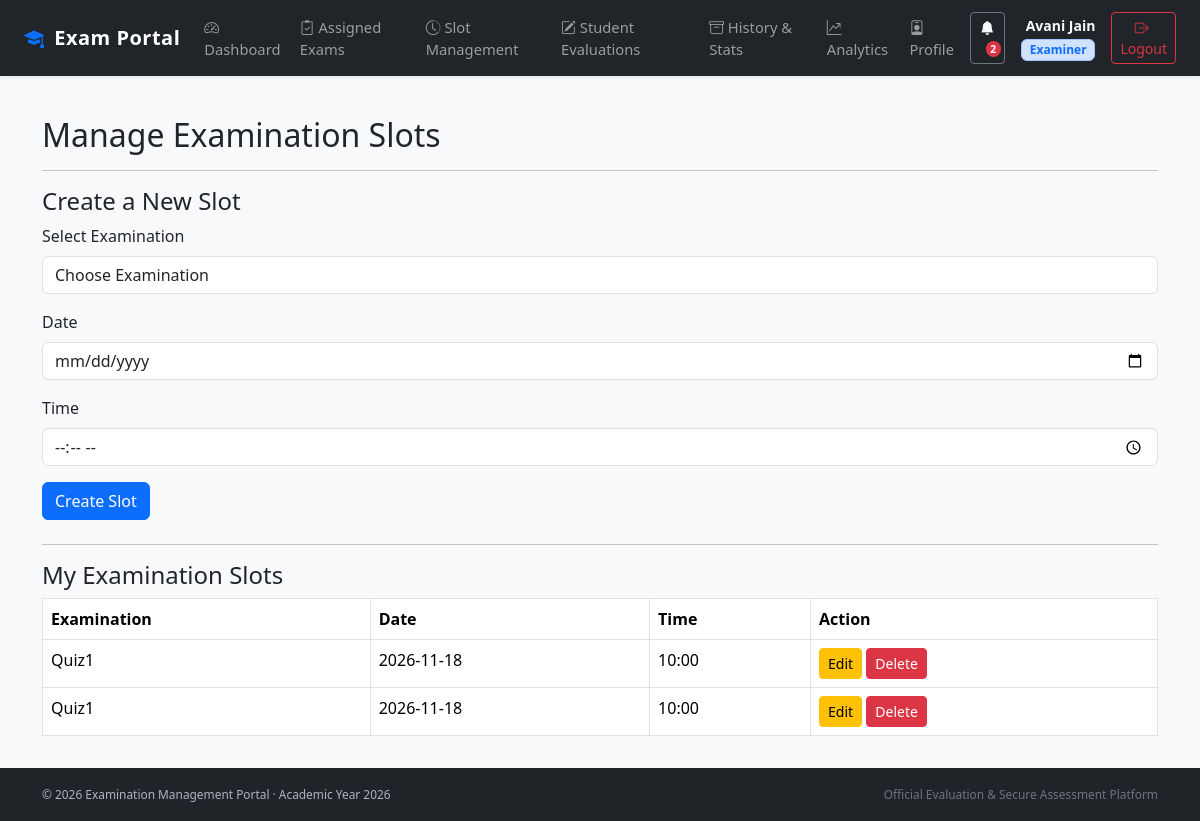
The page /examiner/slots (signed in) on the database its author committed.
### models.py (models this page shows, shortened)
class User(db.Model):
    id = db.Column(db.Integer, primary_key=True)
    name = db.Column(db.String(100), nullable=False)
    email = db.Column(db.String(100), unique=True, nullable=False)
    password_hash = db.Column(db.String(200), nullable=False)
    role = db.Column(db.String(20), nullable=False)
    is_approved = db.Column(db.Boolean, default=False)
    is_active = db.Column(db.Boolean, default=True)

class ExaminationSlot(db.Model):
    id = db.Column(db.Integer, primary_key=True)
    examination_id = db.Column(
        db.Integer, db.ForeignKey("examination.id"), nullable=False
    )
    examiner_id = db.Column(
        db.Integer, db.ForeignKey("user.id"), nullable=False
    )
    date = db.Column(db.String(20), nullable=False)
    time = db.Column(db.String(20), nullable=False)
    examination = db.relationship("Examination", backref="slots")
    examiner = db.relationship("User", backref="assigned_slots")
    capacity = db.Column(db.Integer, default=1)

class Examination(db.Model):
    id = db.Column(db.Integer, primary_key=True)
    name = db.Column(db.String(100), nullable=False)
    course_id = db.Column(
        db.Integer, db.ForeignKey("course.id"), nullable=False
    )
    status = db.Column(db.String(30), default="Draft")
    slot_creation_start = db.Column(db.String(30))
    slot_creation_end = db.Column(db.String(30))
    slot_creation_open = db.Column(db.Boolean, default=False)
    booking_open = db.Column(db.Boolean, default=False)
    booking_start = db.Column(db.String(30))
    booking_end = db.Column(db.String(30))
    slot_creation_override = db.Column(db.String(10), default=None)
    booking_override = db.Column(db.String(10), default=None)
    course = db.relationship("Course", backref="examinations")

### app.py (the view, shortened to what this page needs)
@app.route("/examiner/slots", methods=["GET", "POST"])
@role_required("Examiner")
def examiner_slots():
    examiner_id = session["user_id"]
    examinations = Examination.query.filter_by(
        slot_creation_open=True
    ).all()
    slots = ExaminationSlot.query.filter_by(
        examiner_id=examiner_id
    ).all()
    return render_template(
        "examiner_slots.html",
        examinations=examinations,
        slots=slots
    )

### app.py (called while the page is built)
@app.context_processor
def inject_global_data():
    unread_count = 0
    if "user_id" in session:
        try:
            unread_count = Notification.query.filter_by(
                user_id=session["user_id"], is_read=False
            ).count()
        except Exception:
            pass
    return dict(unread_notifications_count=unread_count)

def role_required(required_role):
    def decorator(function):
        @wraps(function)
        def wrapper(*args, **kwargs):
            if "user_id" not in session:
                return redirect(url_for("login"))
            user = User.query.get(session["user_id"])
            if user is None or not user.is_active:
                session.clear()
                return redirect(url_for("login"))
            if user.role != required_role:
                abort(403)
            if user.role == "Examiner" and not user.is_approved:
                session.clear()
                return redirect(url_for("login"))
            return function(*args, **kwargs)
        return wrapper
    return decorator

### templates/examiner_slots.html (shortened to what this page needs)
{% extends "base.html" %}
{% block content %}
<div class="container mt-4">
    <h2>Manage Examination Slots</h2>
    <hr>
    <h4>Create a New Slot</h4>
    {% if examinations %}
    <form method="POST" class="mb-4">
        <div class="mb-3">
            <label class="form-label">Select Examination</label>
            <select name="examination_id" class="form-control" required>
                <option value="">Choose Examination</option>
            </select>
        </div>
        <div class="mb-3">
            <label class="form-label">Date</label>
            <input type="date"
                   name="date"
                   class="form-control"
                   required>
        </div>
        <div class="mb-3">
            <label class="form-label">Time</label>
            <input type="time"
                   name="time"
                   class="form-control"
                   required>
        </div>
        <button type="submit" class="btn btn-primary">
            Create Slot
        </button>
    </form>
    {% else %}
    <p>No examinations are currently open for slot creation.</p>
    {% endif %}
    <hr>
    <h4>My Examination Slots</h4>
    {% if slots %}
    <table class="table table-bordered">
        <thead>
            <tr>
                <th>Examination</th>
                <th>Date</th>
                <th>Time</th>
                <th>Action</th>
            </tr>
        </thead>
        <tbody>
            {% for slot in slots %}
            <tr>
                <td>{{ slot.examination.name }}</td>
                <td>{{ slot.date }}</td>
                <td>{{ slot.time }}</td>
                <td>
                    <a href="{{ url_for('edit_examiner_slot', slot_id=slot.id) }}"
                       class="btn btn-warning btn-sm">
                        Edit
                    </a>
                    <form method="POST"
                          action="{{ url_for('delete_examiner_slot', slot_id=slot.id) }}"
                          style="display:inline;">
                        <button type="submit"
                                class="btn btn-danger btn-sm">
                            Delete
                        </button>
                    </form>
                </td>
            </tr>
            {% endfor %}
        </tbody>
    </table>
    {% else %}
    <p>You have not created any slots yet.</p>
    {% endif %}
</div>
{% endblock %}

### templates/base.html (shortened to what this page needs)
<!DOCTYPE html>
<html lang="en">
<head>
    <link href="https://cdn.jsdelivr.net/npm/bootstrap@5.3.3/dist/css/bootstrap.min.css" rel="stylesheet">
    <link href="https://cdn.jsdelivr.net/npm/bootstrap-icons@1.11.3/font/bootstrap-icons.min.css" rel="stylesheet">
</head>
<body>
    <nav class="navbar navbar-expand-xl navbar-dark bg-dark fixed-top shadow-sm">
        <div class="container-fluid px-3 px-lg-4">
            <a class="navbar-brand text-white" href="{% if session.get('user_role') == 'Admin' %}{{ url_for('admin_dashboard') }}{% elif session.get('user_role') == 'Examiner' %}{{ url_for('examiner_dashboard') }}{% elif session.get('user_role') == 'Student' %}{{ url_for('student_dashboard') }}{% else %}{{ url_for('login') }}{% endif %}">
                <i class="bi bi-mortarboard-fill me-1 text-primary"></i> Exam Portal
            </a>
            <div class="collapse navbar-collapse" id="navbarNav">
                <ul class="navbar-nav me-auto mb-2 mb-xl-0">
                    {% if session.get("user_role") == "Admin" %}
                        <li class="nav-item">
                            <a class="nav-link" href="{{ url_for('admin_dashboard') }}"><i class="bi bi-speedometer2 me-1"></i>Dashboard</a>
                        </li>
                        <li class="nav-item">
                            <a class="nav-link" href="{{ url_for('courses') }}"><i class="bi bi-book me-1"></i>Courses</a>
                        </li>
                        <li class="nav-item">
                            <a class="nav-link" href="{{ url_for('examinations') }}"><i class="bi bi-clipboard2-check me-1"></i>Examinations</a>
                        </li>
                        <li class="nav-item">
                            <a class="nav-link" href="{{ url_for('admin_slots') }}"><i class="bi bi-calendar-range me-1"></i>Slots</a>
                        </li>
                        <li class="nav-item">
                            <a class="nav-link" href="{{ url_for('admin_bookings') }}"><i class="bi bi-journal-bookmark me-1"></i>Bookings</a>
                        </li>
                        <li class="nav-item">
                            <a class="nav-link" href="{{ url_for('admin_users') }}"><i class="bi bi-people me-1"></i>Students & Users</a>
                        </li>
                        <li class="nav-item">
                            <a class="nav-link" href="{{ url_for('admin_examiner_analytics') }}"><i class="bi bi-person-check me-1"></i>Examiner Tracking</a>
                        </li>
                        <li class="nav-item">
                            <a class="nav-link" href="{{ url_for('performance_analytics') }}"><i class="bi bi-graph-up-arrow me-1"></i>Analytics</a>
                        </li>
                        <li class="nav-item">
                            <a class="nav-link" href="{{ url_for('admin_announcements') }}"><i class="bi bi-megaphone me-1"></i>Announcements</a>
                        </li>
                    {% elif session.get("user_role") == "Examiner" %}
                        <li class="nav-item">
                            <a class="nav-link" href="{{ url_for('examiner_dashboard') }}"><i class="bi bi-speedometer2 me-1"></i>Dashboard</a>
                        </li>
                        <li class="nav-item">
                            <a class="nav-link" href="{{ url_for('examiner_examinations') }}"><i class="bi bi-clipboard2-check me-1"></i>Assigned Exams</a>
                        </li>
                        <li class="nav-item">
                            <a class="nav-link" href="{{ url_for('examiner_slots') }}"><i class="bi bi-clock-history me-1"></i>Slot Management</a>
                        </li>
                        <li class="nav-item">
                            <a class="nav-link" href="{{ url_for('examiner_bookings') }}"><i class="bi bi-pencil-square me-1"></i>Student Evaluations</a>
                        </li>
                        <li class="nav-item">
                            <a class="nav-link" href="{{ url_for('examiner_history') }}"><i class="bi bi-archive me-1"></i>History & Stats</a>
                        </li>
                        <li class="nav-item">
                            <a class="nav-link" href="{{ url_for('performance_analytics') }}"><i class="bi bi-graph-up-arrow me-1"></i>Analytics</a>
                        </li>
                        <li class="nav-item">
                            <a class="nav-link" href="{{ url_for('examiner_profile') }}"><i class="bi bi-person-badge me-1"></i>Profile</a>
                        </li>
                    {% endif %}
                </ul>
                {% if session.get("user_id") %}
                    <div class="d-flex align-items-center gap-3">
                        <a href="{{ url_for('notifications') }}" class="btn btn-outline-secondary btn-sm position-relative text-light" title="Notification Centre">
                            <i class="bi bi-bell-fill"></i>
                            {% if unread_notifications_count and unread_notifications_count > 0 %}
                                <span class="badge bg-danger badge-notification">{{ unread_notifications_count }}</span>
                            {% endif %}
                        </a>
                        <div class="text-light d-none d-md-block text-end">
                            <div class="small fw-semibold">{{ session.get("user_name") }}</div>
                            <span class="badge bg-primary-subtle text-primary border border-primary-subtle">{{ session.get("user_role") }}</span>
                        </div>
                        <a href="{{ url_for('logout') }}" class="btn btn-outline-danger btn-sm" title="Log out of system">
                            <i class="bi bi-box-arrow-right me-1"></i>Logout
                        </a>
                    </div>
                {% else %}
                    <div class="d-flex gap-2">
                        <a href="{{ url_for('login') }}" class="btn btn-outline-light btn-sm">Login</a>
                        <a href="{{ url_for('register') }}" class="btn btn-primary btn-sm">Register</a>
                    </div>
                {% endif %}
            </div>
        </div>
    </nav>
    <main class="py-3">
        {% block content %}{% endblock %}
    </main>
    <footer class="text-center no-print">
        <div class="container">
            <div class="d-flex justify-content-between align-items-center flex-wrap small">
                <span>&copy; {{ 2026 }} Examination Management Portal &middot; Academic Year 2026</span>
                <span class="text-secondary">Official Evaluation & Secure Assessment Platform</span>
            </div>
        </div>
    </footer>
</body>
</html>

### templates/base.html (style rules this page uses)
body { padding-top: 60px; background-color: #f8f9fa; }
.navbar-brand { font-weight: 700; letter-spacing: 0.5px; }
.nav-link { font-weight: 500; font-size: 0.92rem; }
main { min-height: calc(100vh - 60px - 56px); }
footer { background: #1f2429; color: #adb5bd; padding: 1.1rem 0; font-size: 0.85rem; }
.badge-notification { position: absolute; top: -4px; right: -6px; font-size: 0.65rem; border-radius: 50%; padding: 0.25em 0.45em; }

### rows shown on the page
User: get "Avani Jain", get "Examiner"
ExaminationSlot: examination.name "Quiz1", date "2026-11-18", time "10:00"
ExaminationSlot: examination.name "Quiz1", date "2026-11-18", time "10:00"

### other values the page prints
{{ unread_notifications_count }} "2"
{{ 2026 }} "2026"
